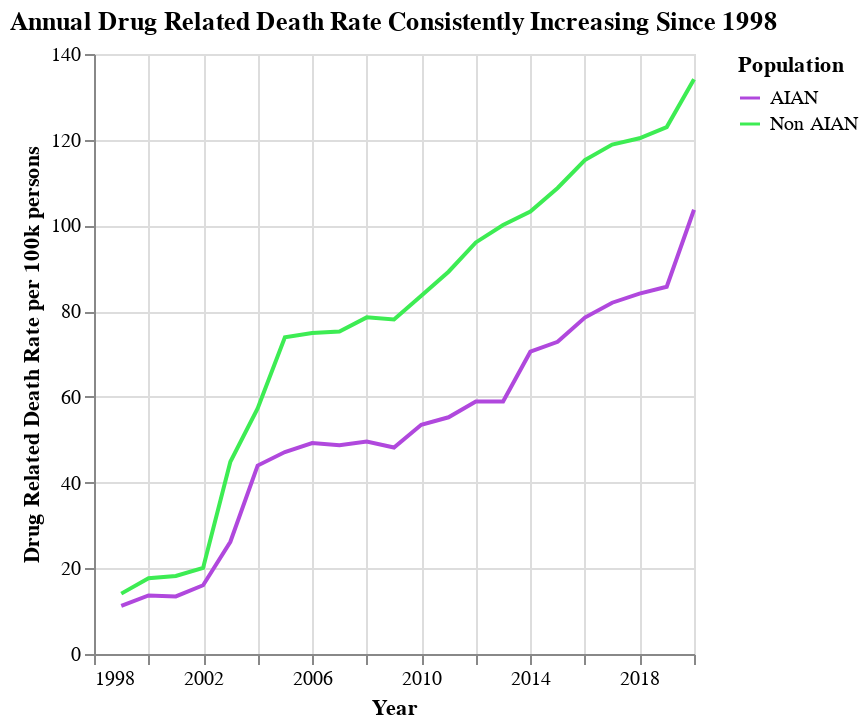

This figure's notebook cell:
### Markdown cell above
This project is about exploring if on the Native American reservations where tribal authorities
lack criminal jurisdiction to prosecute minor offenses, drug-related deaths are higher. We begin
with a general overview of the states where tribal authorities, as opposed to the state, have jurisdiction.
It is important to note the Indigenous American (or American Indain and Alaskan Native) population 
for each state. State's with smaller populations, have less weight in our analysis.

### Code cell
def ddr_years():
    df = group_all_years()

    chart_AIAN = alt.Chart(df).mark_line(color = "#b048dd").encode(
    x = alt.X('Year:Q', axis=alt.Axis(format='d')),
    y = alt.Y("drd_AIAN_p100k:Q",
                title = "Drug Related Death Rate per 100k persons"))
    
    chart_NON = alt.Chart(df).mark_line(color = "#3dec53").encode(
    x = alt.X('Year:Q', axis=alt.Axis(format='d')),
    y = alt.Y("drd_non_p100k:Q",
                title = ""))
    full = (chart_AIAN + chart_NON).properties(
        title = "Annual Drug Related Death Rate Consistently Increasing Since 1998")
    return full

# This source taught me to use transform fold to when plotting two variables:
#   https://stackoverflow.com/questions/60128774/adding-legend-to-layerd-chart-in-altair 

def ddr_years_fold():
    df = group_all_years().with_columns(pl.col('drd_AIAN_p100k').alias("AIAN"),
                                        pl.col('drd_non_p100k').alias("Non AIAN"))
    chart = alt.Chart(df).mark_line().transform_fold(
        fold=['AIAN', 'Non AIAN'], 
        as_=['Population', 'value']
    ).encode(
        x = alt.X('Year:Q', axis=alt.Axis(format='d')),
        y = alt.Y("value:Q", title = "Drug Related Death Rate per 100k persons"),
        color = alt.Color("Population:N", scale=alt.Scale(
            domain = ["AIAN", "Non AIAN"],
            range = ["#b048dd",  "#3dec53"]
            ))
                          
    ).properties(
        title = "Annual Drug Related Death Rate Consistently Increasing Since 1998")

    return chart

ddr_years_fold()

### Figure 1 — Vega-Lite specification as saved in the notebook (floating-point values rounded to 4 significant figures)
{"config": {"view": {"continuousWidth": 300, "continuousHeight": 300}}, "data": {"name": "data-498dcb4463ad83e801bcf12ea661a9fd"}, "mark": {"type": "line"}, "encoding": {"color": {"field": "Population", "scale": {"domain": ["AIAN", "Non AIAN"], "range": ["#b048dd", "#3dec53"]}, "type": "nominal"}, "x": {"axis": {"format": "d"}, "field": "Year", "type": "quantitative"}, "y": {"field": "value", "title": "Drug Related Death Rate per 100k persons", "type": "quantitative"}}, "title": "Annual Drug Related Death Rate Consistently Increasing Since 1998", "transform": [{"fold": ["AIAN", "Non AIAN"], "as": ["Population", "value"]}], "$schema": "https://vega.github.io/schema/vega-lite/v5.20.1.json", "datasets": {"data-498dcb4463ad83e801bcf12ea661a9fd": [{"Year": 2013, "population_AIAN": 3995407, "deaths_AIAN": 2354.0, "pop_non_AIAN": 227690650, "deaths_non_AIAN": 227900.0, "drd_AIAN_p100k": 58.92, "drd_non_p100k": 100.1, "AIAN": 58.92, "Non AIAN": 100.1}, {"Year": 2010, "population_AIAN": 3825842, "deaths_AIAN": 2046.0, "pop_non_AIAN": 221685610, "deaths_non_AIAN": 185300.0, "drd_AIAN_p100k": 53.48, "drd_non_p100k": 83.58, "AIAN": 53.48, "Non AIAN": 83.58}, {"Year": 2006, "population_AIAN": 3330034, "deaths_AIAN": 1638.0, "pop_non_AIAN": 213755444, "deaths_non_AIAN": 160100.0, "drd_AIAN_p100k": 49.2, "drd_non_p100k": 74.91, "AIAN": 49.2, "Non AIAN": 74.91}, {"Year": 2004, "population_AIAN": 3109257, "deaths_AIAN": 1367.0, "pop_non_AIAN": 209522580, "deaths_non_AIAN": 120100.0, "drd_AIAN_p100k": 43.97, "drd_non_p100k": 57.31, "AIAN": 43.97, "Non AIAN": 57.31}, {"Year": 1999, "population_AIAN": 2610644, "deaths_AIAN": 293.5, "pop_non_AIAN": 198947093, "deaths_non_AIAN": 28020.0, "drd_AIAN_p100k": 11.24, "drd_non_p100k": 14.09, "AIAN": 11.24, "Non AIAN": 14.09}, {"Year": 2001, "population_AIAN": 2828478, "deaths_AIAN": 380.0, "pop_non_AIAN": 203497821, "deaths_non_AIAN": 37050.0, "drd_AIAN_p100k": 13.43, "drd_non_p100k": 18.21, "AIAN": 13.43, "Non AIAN": 18.21}, {"Year": 2020, "population_AIAN": 4384966, "deaths_AIAN": 4546.0, "pop_non_AIAN": 239407590, "deaths_non_AIAN": 321100.0, "drd_AIAN_p100k": 103.7, "drd_non_p100k": 134.1, "AIAN": 103.7, "Non AIAN": 134.1}, {"Year": 2019, "population_AIAN": 4288133, "deaths_AIAN": 3674.0, "pop_non_AIAN": 238350959, "deaths_non_AIAN": 293000.0, "drd_AIAN_p100k": 85.69, "drd_non_p100k": 122.9, "AIAN": 85.69, "Non AIAN": 122.9}, {"Year": 2012, "population_AIAN": 3943093, "deaths_AIAN": 2324.0, "pop_non_AIAN": 225859550, "deaths_non_AIAN": 216900.0, "drd_AIAN_p100k": 58.93, "drd_non_p100k": 96.03, "AIAN": 58.93, "Non AIAN": 96.03}, {"Year": 2005, "population_AIAN": 3215923, "deaths_AIAN": 1516.0, "pop_non_AIAN": 211621030, "deaths_non_AIAN": 156400.0, "drd_AIAN_p100k": 47.12, "drd_non_p100k": 73.92, "AIAN": 47.12, "Non AIAN": 73.92}, {"Year": 2002, "population_AIAN": 2916839, "deaths_AIAN": 468.0, "pop_non_AIAN": 205551030, "deaths_non_AIAN": 41250.0, "drd_AIAN_p100k": 16.04, "drd_non_p100k": 20.07, "AIAN": 16.04, "Non AIAN": 20.07}, {"Year": 2011, "population_AIAN": 3898846, "deaths_AIAN": 2154.0, "pop_non_AIAN": 223967454, "deaths_non_AIAN": 199800.0, "drd_AIAN_p100k": 55.23, "drd_non_p100k": 89.2, "AIAN": 55.23, "Non AIAN": 89.2}, {"Year": 2017, "population_AIAN": 4204175, "deaths_AIAN": 3446.0, "pop_non_AIAN": 235967388, "deaths_non_AIAN": 280500.0, "drd_AIAN_p100k": 81.97, "drd_non_p100k": 118.9, "AIAN": 81.97, "Non AIAN": 118.9}, {"Year": 2007, "population_AIAN": 3452547, "deaths_AIAN": 1682.0, "pop_non_AIAN": 215948885, "deaths_non_AIAN": 162500.0, "drd_AIAN_p100k": 48.7, "drd_non_p100k": 75.26, "AIAN": 48.7, "Non AIAN": 75.26}, {"Year": 2015, "population_AIAN": 4104627, "deaths_AIAN": 2990.0, "pop_non_AIAN": 232222166, "deaths_non_AIAN": 252500.0, "drd_AIAN_p100k": 72.84, "drd_non_p100k": 108.7, "AIAN": 72.84, "Non AIAN": 108.7}, {"Year": 2016, "population_AIAN": 4152553, "deaths_AIAN": 3260.0, "pop_non_AIAN": 233814221, "deaths_non_AIAN": 269400.0, "drd_AIAN_p100k": 78.49, "drd_non_p100k": 115.2, "AIAN": 78.49, "Non AIAN": 115.2}, {"Year": 2003, "population_AIAN": 3009689, "deaths_AIAN": 788.0, "pop_non_AIAN": 207455713, "deaths_non_AIAN": 93030.0, "drd_AIAN_p100k": 26.18, "drd_non_p100k": 44.84, "AIAN": 26.18, "Non AIAN": 44.84}, {"Year": 2014, "population_AIAN": 4050671, "deaths_AIAN": 2858.0, "pop_non_AIAN": 230008624, "deaths_non_AIAN": 237500.0, "drd_AIAN_p100k": 70.54, "drd_non_p100k": 103.2, "AIAN": 70.54, "Non AIAN": 103.2}, {"Year": 2009, "population_AIAN": 3720219, "deaths_AIAN": 1792.0, "pop_non_AIAN": 220192719, "deaths_non_AIAN": 171900.0, "drd_AIAN_p100k": 48.18, "drd_non_p100k": 78.05, "AIAN": 48.18, "Non AIAN": 78.05}, {"Year": 2000, "population_AIAN": 2732297, "deaths_AIAN": 373.5, "pop_non_AIAN": 200724996, "deaths_non_AIAN": 35520.0, "drd_AIAN_p100k": 13.67, "drd_non_p100k": 17.7, "AIAN": 13.67, "Non AIAN": 17.7}, {"Year": 2008, "population_AIAN": 3585479, "deaths_AIAN": 1777.0, "pop_non_AIAN": 218158257, "deaths_non_AIAN": 171400.0, "drd_AIAN_p100k": 49.56, "drd_non_p100k": 78.55, "AIAN": 49.56, "Non AIAN": 78.55}, {"Year": 2018, "population_AIAN": 4247559, "deaths_AIAN": 3572.0, "pop_non_AIAN": 237332962, "deaths_non_AIAN": 285600.0, "drd_AIAN_p100k": 84.08, "drd_non_p100k": 120.3, "AIAN": 84.08, "Non AIAN": 120.3}]}}
